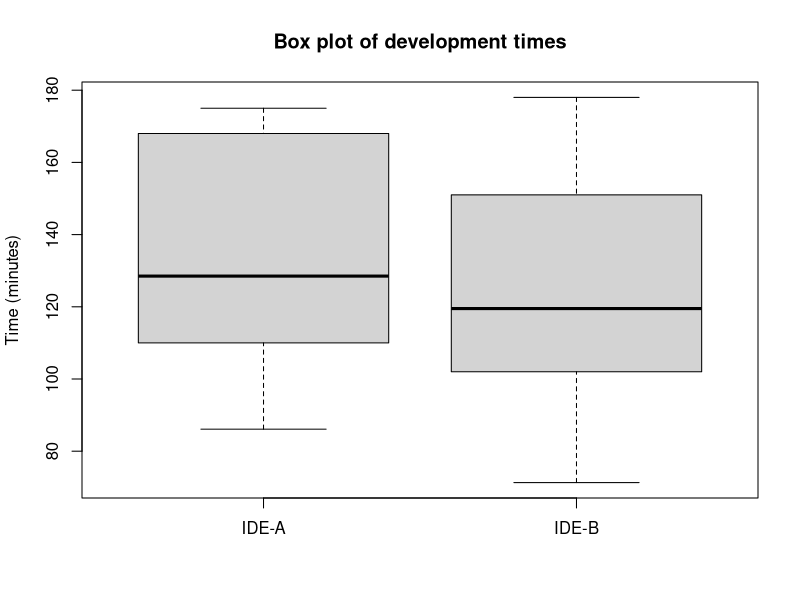
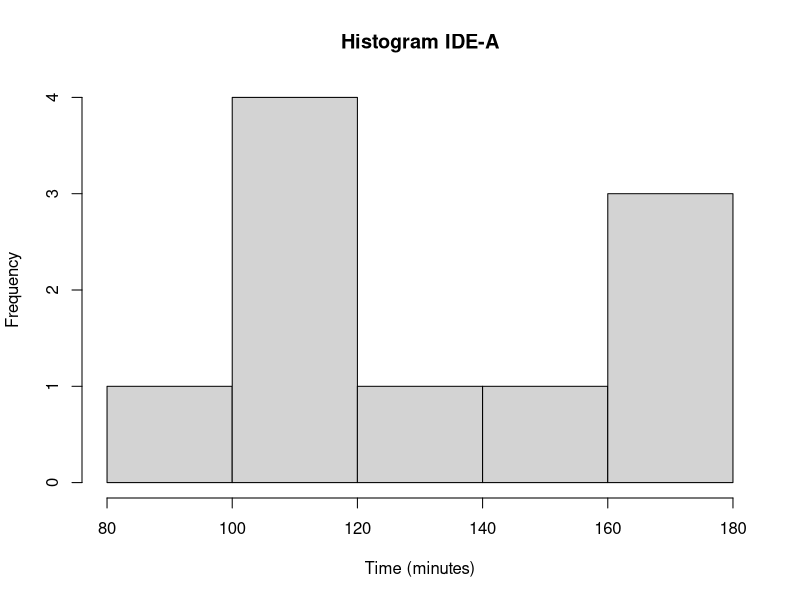
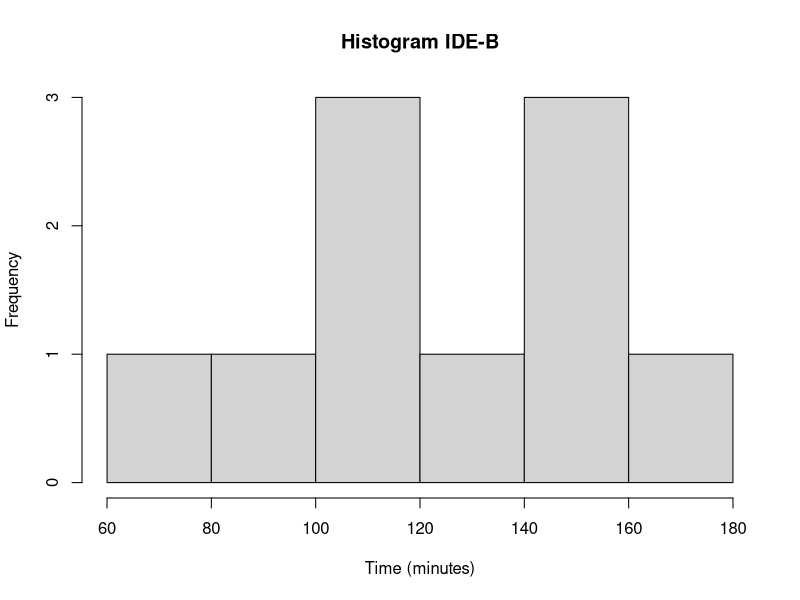
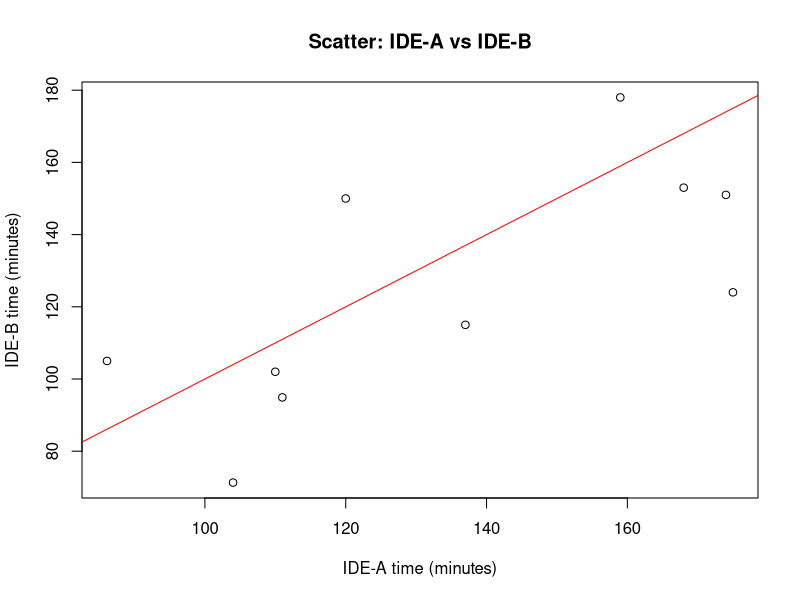

Generate these figures, in order, with R:
# =============================
# INL2 – Scenario 1 
# =============================


prog1 <- c(104,102,159,168,150,151,111,105,137,124)
prog2 <- c(71.3,110,178,153,120,174,94.9,86.1,115,175)


A <- c(1,3,4,7,9)
ideA <- c(prog1[A], prog2[-A])
ideB <- c(prog2[A], prog1[-A])


cat("IDE-A mean:", mean(ideA), "median:", median(ideA), "\n")
cat("IDE-B mean:", mean(ideB), "median:", median(ideB), "\n")


diffs <- ideA - ideB
sh <- shapiro.test(diffs)
print(sh)  # p > 0.05 => normal


if (sh$p.value > 0.05) {
  # paired t-test
  tt <- t.test(ideA, ideB, paired=TRUE)
  print(tt)

  dz <- mean(diffs) / sd(diffs)
  cat("Cohen's dz:", dz, "\n")
} else {

  wt <- wilcox.test(ideA, ideB, paired=TRUE, exact=FALSE)
  print(wt)
}


boxplot(ideA, ideB, names=c("IDE-A","IDE-B"),
        main="Box plot of development times", ylab="Time (minutes)")

hist(ideA, main="Histogram IDE-A", xlab="Time (minutes)")

hist(ideB, main="Histogram IDE-B", xlab="Time (minutes)")

plot(ideA, ideB, main="Scatter: IDE-A vs IDE-B",
     xlab="IDE-A time (minutes)", ylab="IDE-B time (minutes)")
abline(0,1,col="red")  # referentna linija y=x
